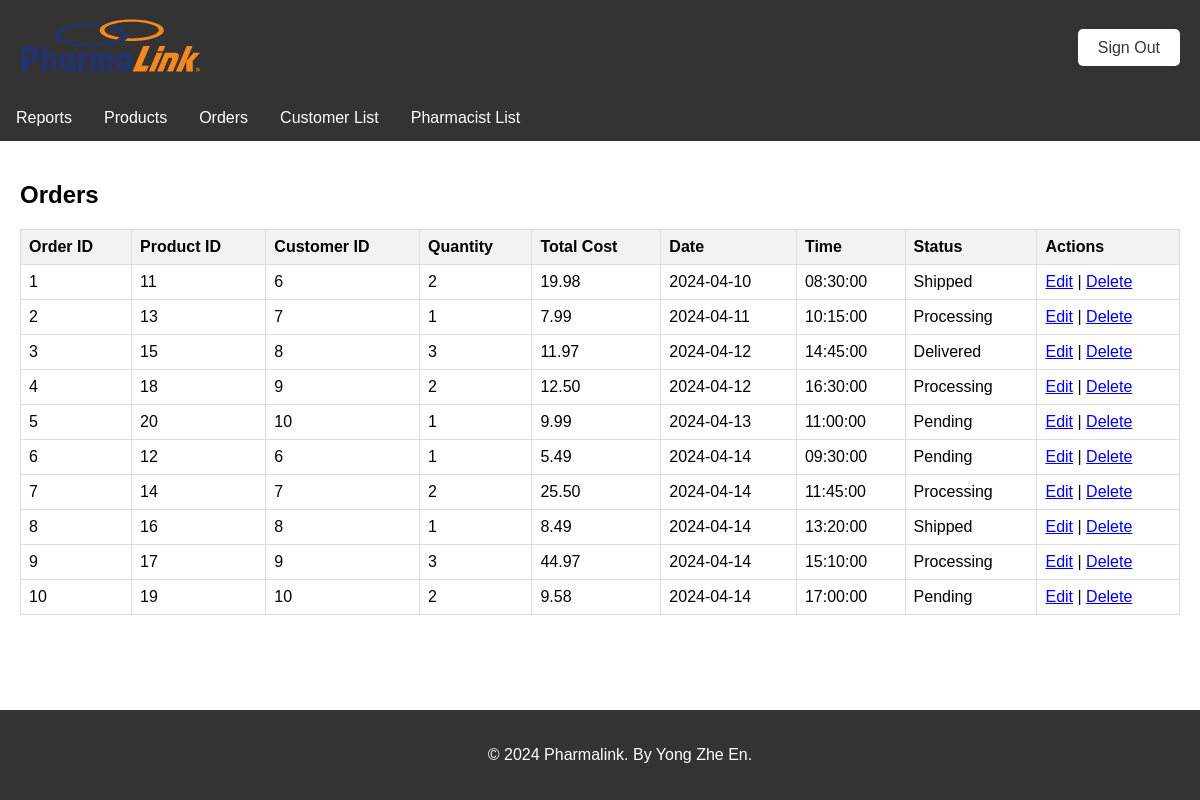
Screenshot of /Psales.php with the database file from the repository.
### tables this page shows
CREATE TABLE `orders` (
  `order_ID` int(11) NOT NULL,
  `prod_ID` int(11) DEFAULT NULL,
  `cust_ID` int(11) DEFAULT NULL,
  `quantity` int(11) DEFAULT NULL,
  `totalcost` decimal(10,2) DEFAULT NULL,
  `date` date DEFAULT NULL,
  `time` time DEFAULT NULL,
  `status` varchar(50) DEFAULT NULL
);

### Psales.php (the view, shortened to what this page needs)
<?php
include 'db_connection.php';
$sql = "SELECT * FROM orders";
$result = $conn->query($sql);
?>
<!DOCTYPE html>
<html lang="en">
<head>
    <link rel="stylesheet" href="css/global.css">
    <link rel="stylesheet" href="css/header.css">
    <link rel="stylesheet" href="css/navbar.css">
    <link rel="stylesheet" href="css/footer.css">
    <link rel="stylesheet" href="css/table.css">
</head>
<body>
    <?php include 'include/Pheader.php'; ?>
    <?php include 'include/Pnavbar.php'; ?>
    <div class="content">
        <h2>Orders</h2>
        <div class="sales-table">
            <table class="data-table">
                <thead>
                    <tr>
                        <th>Order ID</th>
                        <th>Product ID</th>
                        <th>Customer ID</th>
                        <th>Quantity</th>
                        <th>Total Cost</th>
                        <th>Date</th>
                        <th>Time</th>
                        <th>Status</th>
                        <th>Actions</th>
                    </tr>
                </thead>
                <tbody>
                    <?php
                    if ($result && $result->num_rows > 0) {
                        while ($row = $result->fetch_assoc()) {
                            echo "<tr>";
                            echo "<td>" . $row['order_ID'] . "</td>";
                            echo "<td>" . $row['prod_ID'] . "</td>";
                            echo "<td>" . $row['cust_ID'] . "</td>";
                            echo "<td>" . $row['quantity'] . "</td>";
                            echo "<td>" . $row['totalcost'] . "</td>";
                            echo "<td>" . $row['date'] . "</td>";
                            echo "<td>" . $row['time'] . "</td>";
                            echo "<td>" . $row['status'] . "</td>";
                            echo "<td>";
                            echo "<a href='Psalesedit.php?id=" . $row['order_ID'] . "'>Edit</a> | ";
                            echo "<a href='#' onclick='confirmDelete(\"Psalesdel.php?id=" . $row['order_ID'] . "\")'>Delete</a>";
                            echo "</td>";
                            echo "</tr>";
                        }
                    } else {
                        echo "<tr><td colspan='9'>No orders found</td></tr>";
                    }
                    ?>
                </tbody>
            </table>
        </div>
    </div>
    <?php include 'include/footer.php'; ?>
</body>
</html>

### include/Pheader.php (shortened to what this page needs)
<!DOCTYPE html>
<html lang="en">
<head>
    <link rel="stylesheet" href="css/global.css">
    <link rel="stylesheet" href="css/header.css">
</head>
<body>
    <header>
        <div class="header-left">
        <a href="Preports.php"><img src="uploads\pharmalink-logo.svg" alt="PHARMALINK" style="width:180px;height:71px;"></a>
        </div>
        <div class="header-right">
        <a href="signin.php" class="sign-out-btn">Sign Out</a>
    </div>
    </header>
</body>
</html>

### include/Pnavbar.php
<nav class="Pnavbar">
    <ul>
        <li><a href="Preports.php">Reports</a></li>
        <li><a href="Pproductlist.php">Products</a></li>
        <li><a href="Psales.php">Orders</a></li>
        <li><a href="Pcustomerlist.php">Customer List</a></li>
        <li><a href="Ppharmalist.php">Pharmacist List</a></li>
    </ul>
</nav>

### include/footer.php
<footer>
    <div class="footer-content">
        <p>&copy; 2024 Pharmalink. By Yong Zhe En.</p>
    </div>
</footer>

### css/global.css (style rules this page uses)
body { font-family: Arial, sans-serif; margin: 0; padding: 0; }
.content { padding: 20px; }
.footer-content { text-align: center; padding: 10px; }

### css/header.css (style rules this page uses)
header { background-color: #333; color: #fff; padding: 10px 20px; display: flex; justify-content: space-between; align-items: center; }
.header-right { margin-left: auto; }
.sign-out-btn { background-color: #fff; color: #333; border: none; padding: 10px 20px; border-radius: 5px; cursor: pointer; text-decoration: none; }

### css/navbar.css (style rules this page uses)
nav { background-color: #333; overflow: hidden; }
nav ul { list-style-type: none; margin: 0; padding: 0; }
nav ul li { float: left; }
nav ul li a { display: block; color: white; text-align: center; padding: 14px 16px; text-decoration: none; }

### css/footer.css (style rules this page uses)
footer { background-color: #333; color: #fff; padding: 10px 20px; position: fixed; bottom: 0; width: 100%; }

### css/table.css (style rules this page uses)
.data-table { width: 100%; border-collapse: collapse; margin-top: 20px; }
.data-table th, .data-table td { border: 1px solid #dddddd; padding: 8px; text-align: left; }
.data-table th { background-color: #f2f2f2; font-weight: bold; }

### rows the page displays
orders: order_ID "1", prod_ID "11", cust_ID "6", quantity "2", totalcost "19.98", date "2024-04-10", time "08:30:00", status "Shipped"
orders: order_ID "2", prod_ID "13", cust_ID "7", quantity "1", totalcost "7.99", date "2024-04-11", time "10:15:00", status "Processing"
orders: order_ID "3", prod_ID "15", cust_ID "8", quantity "3", totalcost "11.97", date "2024-04-12", time "14:45:00", status "Delivered"
orders: order_ID "4", prod_ID "18", cust_ID "9", quantity "2", totalcost "12.50", date "2024-04-12", time "16:30:00", status "Processing"
orders: order_ID "5", prod_ID "20", cust_ID "10", quantity "1", totalcost "9.99", date "2024-04-13", time "11:00:00", status "Pending"
orders: order_ID "6", prod_ID "12", cust_ID "6", quantity "1", totalcost "5.49", date "2024-04-14", time "09:30:00", status "Pending"
orders: order_ID "7", prod_ID "14", cust_ID "7", quantity "2", totalcost "25.50", date "2024-04-14", time "11:45:00", status "Processing"
orders: order_ID "8", prod_ID "16", cust_ID "8", quantity "1", totalcost "8.49", date "2024-04-14", time "13:20:00", status "Shipped"
orders: order_ID "9", prod_ID "17", cust_ID "9", quantity "3", totalcost "44.97", date "2024-04-14", time "15:10:00", status "Processing"
orders: order_ID "10", prod_ID "19", cust_ID "10", quantity "2", totalcost "9.58", date "2024-04-14", time "17:00:00", status "Pending"
